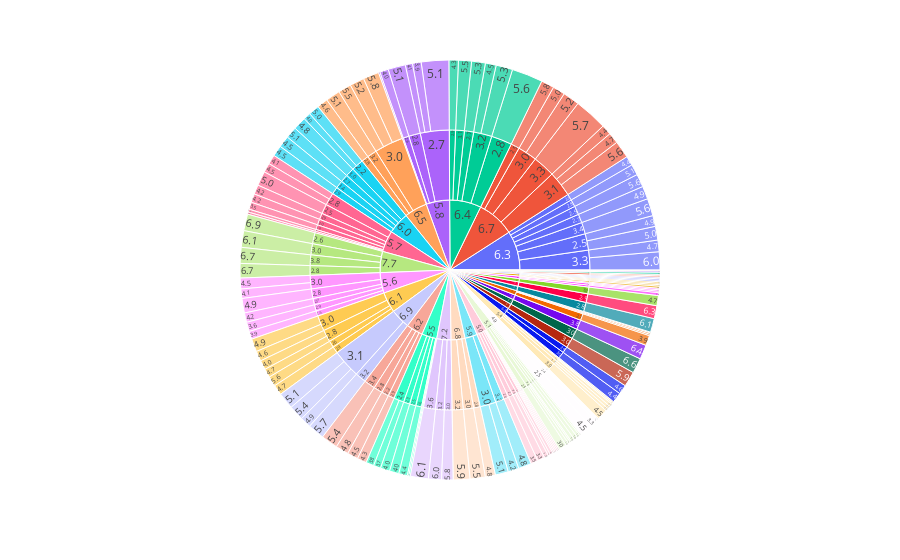

Notebook source saved alongside this figure:
### Code cell
import plotly.express as px

df1 = px.data.iris()

fig = px.sunburst(df1, path=['sepal_length',
							'sepal_width',
							'petal_length'],
				values='petal_width')
fig.show()

### Figure 1 — Plotly figure (JSON) as saved in the notebook; plotly's stock layout.template omitted (floating-point values rounded to 4 significant figures; data arrays with more than 128 entries replaced by an {"elided": "..."} marker saying what was removed)
{"data": [{"branchvalues": "total", "domain": {"x": [0, 1], "y": [0, 1]}, "hovertemplate": "labels=%{label}<br>petal_width=%{value}<br>parent=%{parent}<br>id=%{id}<extra></extra>", "ids": {"elided": "294 str values"}, "labels": {"elided": "294 str values"}, "name": "", "parents": {"elided": "294 str values"}, "type": "sunburst", "values": {"elided": "294 float values"}}], "layout": {"legend": {"tracegroupgap": 0}, "margin": {"t": 60}}}
